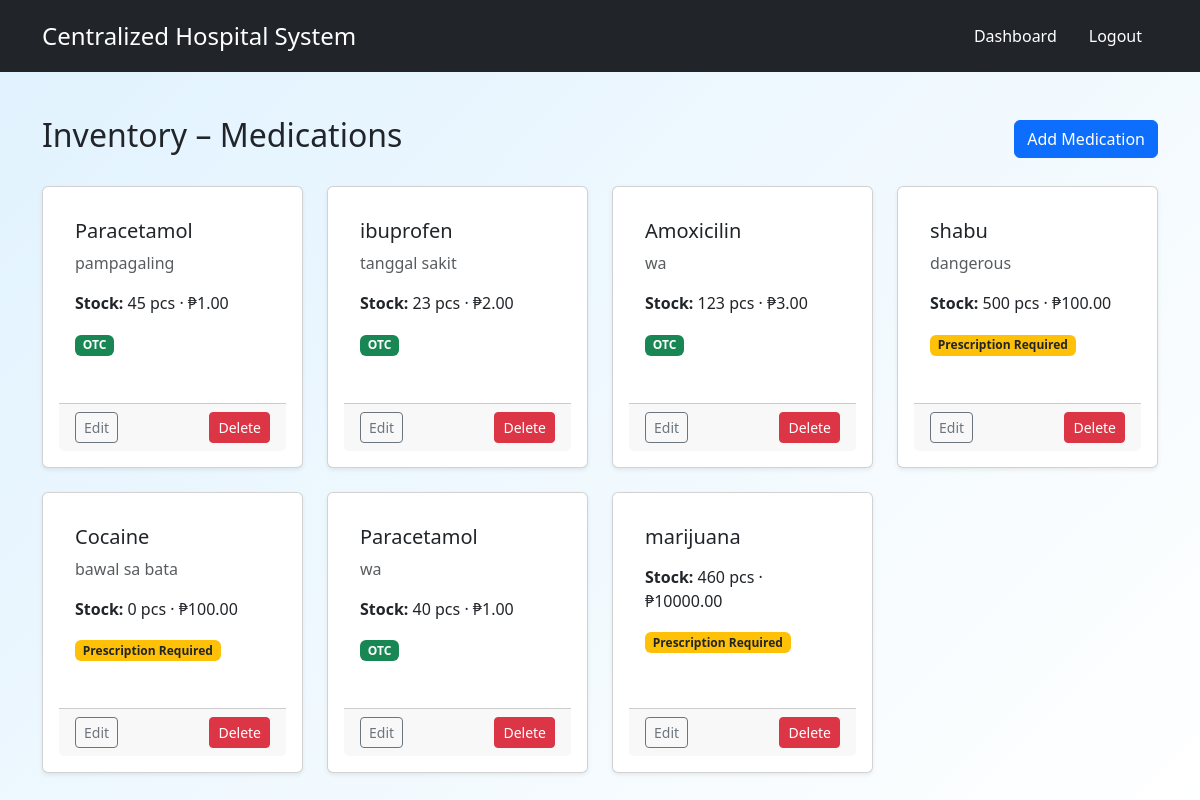
The app's page /inventory/medications/ (signed in), older data.
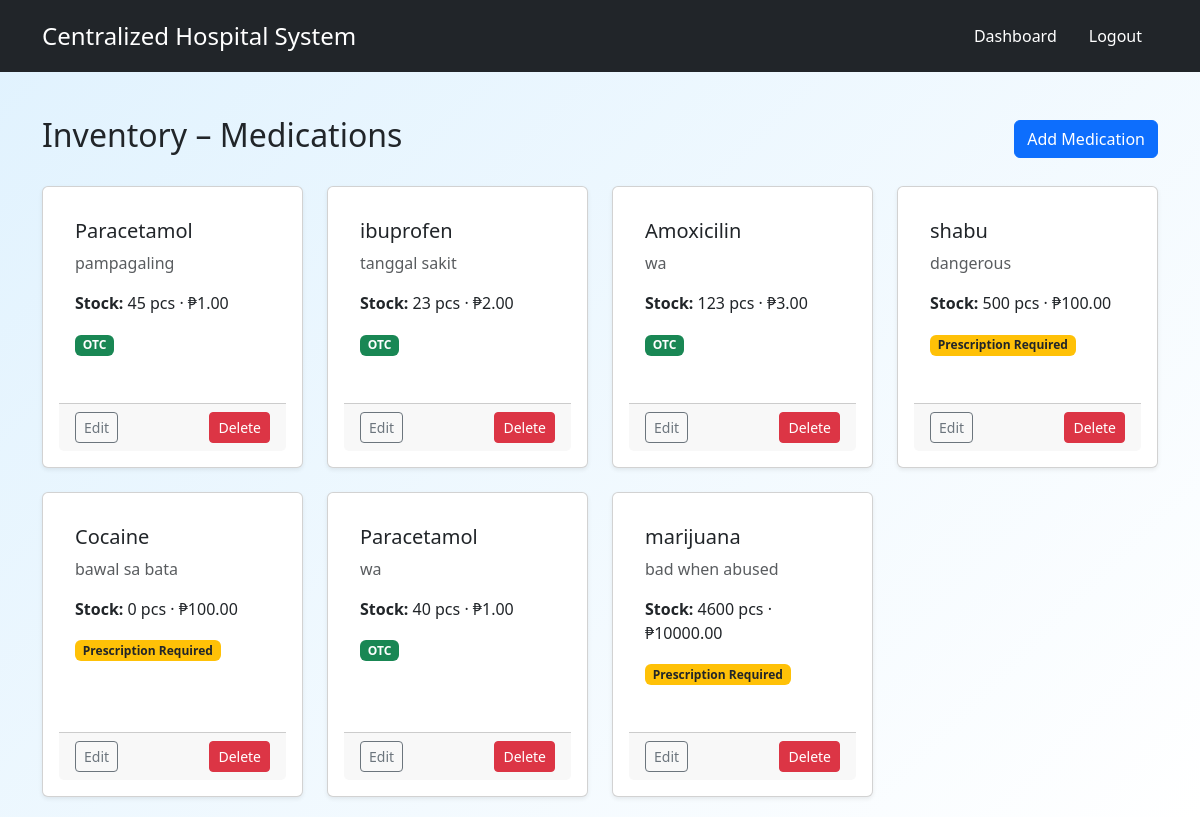
The same page, newer data.
### inventory/models.py (models this page shows, shortened)
class Medication(models.Model):
    name = models.CharField(max_length=100)
    description = models.TextField(blank=True, null=True)
    quantity = models.PositiveIntegerField(default=0)  # Stock in inventory
    unit = models.CharField(max_length=50, default="pcs")  # e.g., tablets, bottles
    price = models.DecimalField(max_digits=10, decimal_places=2)
    prescription_required = models.BooleanField(default=False)  # ✅ New field
    hospital = models.ForeignKey(Hospital, on_delete=models.SET_NULL, null=True, blank=True, related_name="medication")
    created_at = models.DateTimeField(auto_now_add=True)
    updated_at = models.DateTimeField(auto_now=True)

### accounts/decorators.py (the view)
        def wrapper(request, *args, **kwargs):
            if not request.user.is_authenticated:
                return HttpResponseForbidden("You must be logged in.")
            if request.user.role not in roles:
                return HttpResponseForbidden("You do not have permission to access this page.")
            return view_func(request, *args, **kwargs)

### inventory/views.py (called while the page is built)
def get_user_hospital(request):
    if request.user.role == 'Staff':
        return request.user.hospital
    elif request.user.role == 'Admin':
        hospital_id = request.GET.get('hospital_id')
        if hospital_id:
            return get_object_or_404(Hospital, id=hospital_id)
    return None

@role_required('Admin', 'Staff')
def medication_list(request):
    hospital = get_user_hospital(request)
    if hospital:
        meds = Medication.objects.filter(hospital=hospital)
    else:
        meds = Medication.objects.all()
    return render(request, 'inventory/medication_list.html', {
        'medications': meds,
        'hospital': hospital
    })

### inventory/templates/inventory/medication_list.html (shortened to what this page needs)
{% extends "base.html" %}
{% block content %}
<div class="d-flex justify-content-between align-items-center mb-4">
    <h2>
        Inventory – Medications
    </h2>
    <div>
        {% if user.role == "Admin" or user.role == "Staff" %}
            {% if hospital %}
                <a class="btn btn-primary" href="{% url 'inventory:medication_create' %}?hospital_id={{ hospital.id }}">Add Medication</a>
            {% else %}
                <a class="btn btn-primary" href="{% url 'inventory:medication_create' %}">Add Medication</a>
            {% endif %}
        {% endif %}
    </div>
</div>
<div class="row row-cols-1 row-cols-sm-2 row-cols-md-3 row-cols-lg-4 g-4">
    {% for med in medications %}
        <div class="col">
            <div class="card h-100 shadow-sm">
                <div class="card-body">
                    <h5 class="card-title">{{ med.name }}</h5>
                    <p class="card-text text-muted">{{ med.description }}</p>
                    <p><strong>Stock:</strong> {{ med.quantity }} {{ med.unit }} · ₱{{ med.price }}</p>
                    <p>
                        {% if med.prescription_required %}
                            <span class="badge bg-warning text-dark">Prescription Required</span>
                        {% else %}
                            <span class="badge bg-success">OTC</span>
                        {% endif %}
                    </p>
                </div>
                {% if user.role == "Admin" or user.role == "Staff" %}
                    <div class="card-footer d-flex justify-content-between">
                        {% if hospital %}
                            <a class="btn btn-sm btn-outline-secondary" href="{% url 'inventory:medication_update' med.id %}?hospital_id={{ hospital.id }}">Edit</a>
                            <a class="btn btn-sm btn-danger" href="{% url 'inventory:medication_delete' med.id %}?hospital_id={{ hospital.id }}">Delete</a>
                        {% else %}
                            <a class="btn btn-sm btn-outline-secondary" href="{% url 'inventory:medication_update' med.id %}">Edit</a>
                            <a class="btn btn-sm btn-danger" href="{% url 'inventory:medication_delete' med.id %}">Delete</a>
                        {% endif %}
                    </div>
                {% endif %}
            </div>
        </div>
    {% empty %}
        <div class="col-12">
            <p>
                No medications found{% if hospital %} for {{ hospital.name }}{% endif %}.
            </p>
        </div>
    {% endfor %}
</div>
{% endblock %}

Row changes from the older to the newer data that the page shows:
changed Medication "marijuana": description (not shown) → "bad when abused"; quantity "460" → "4600"
